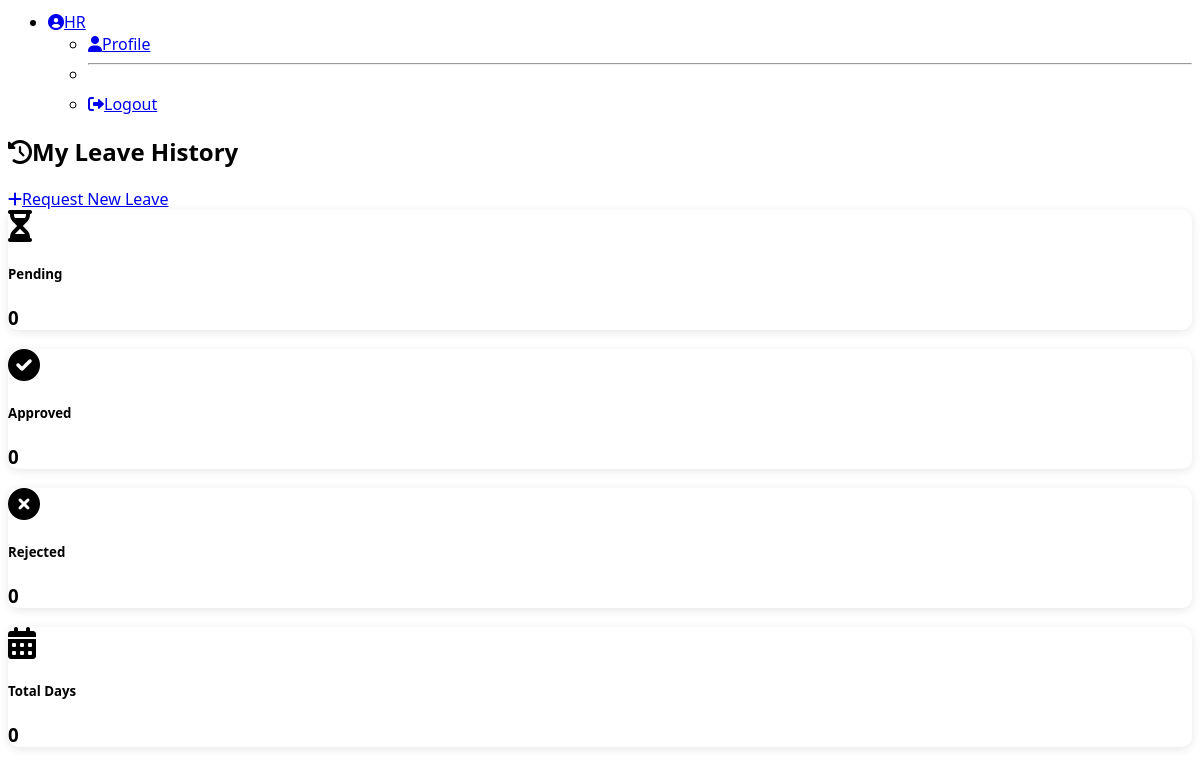
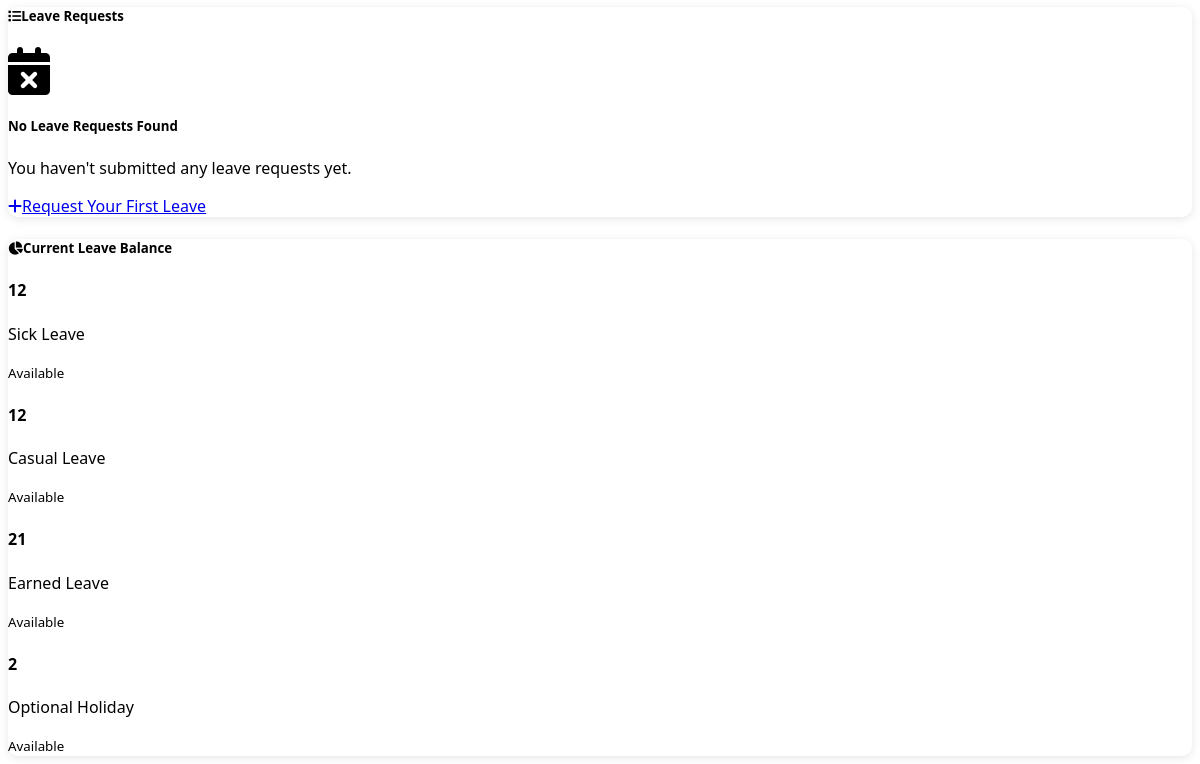
The page /employee/leave/history (signed in, lower part) on the database as committed earlier (2 pictures, top to bottom).
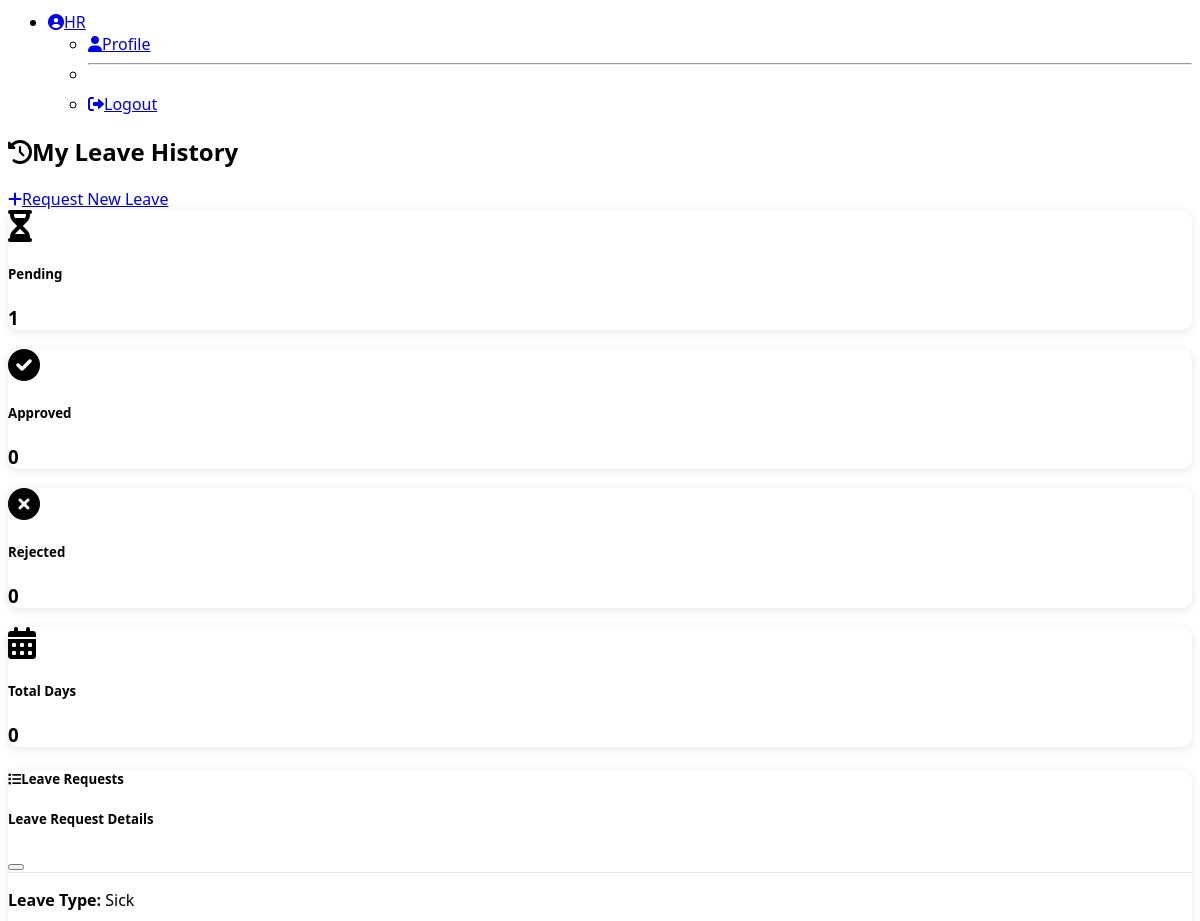
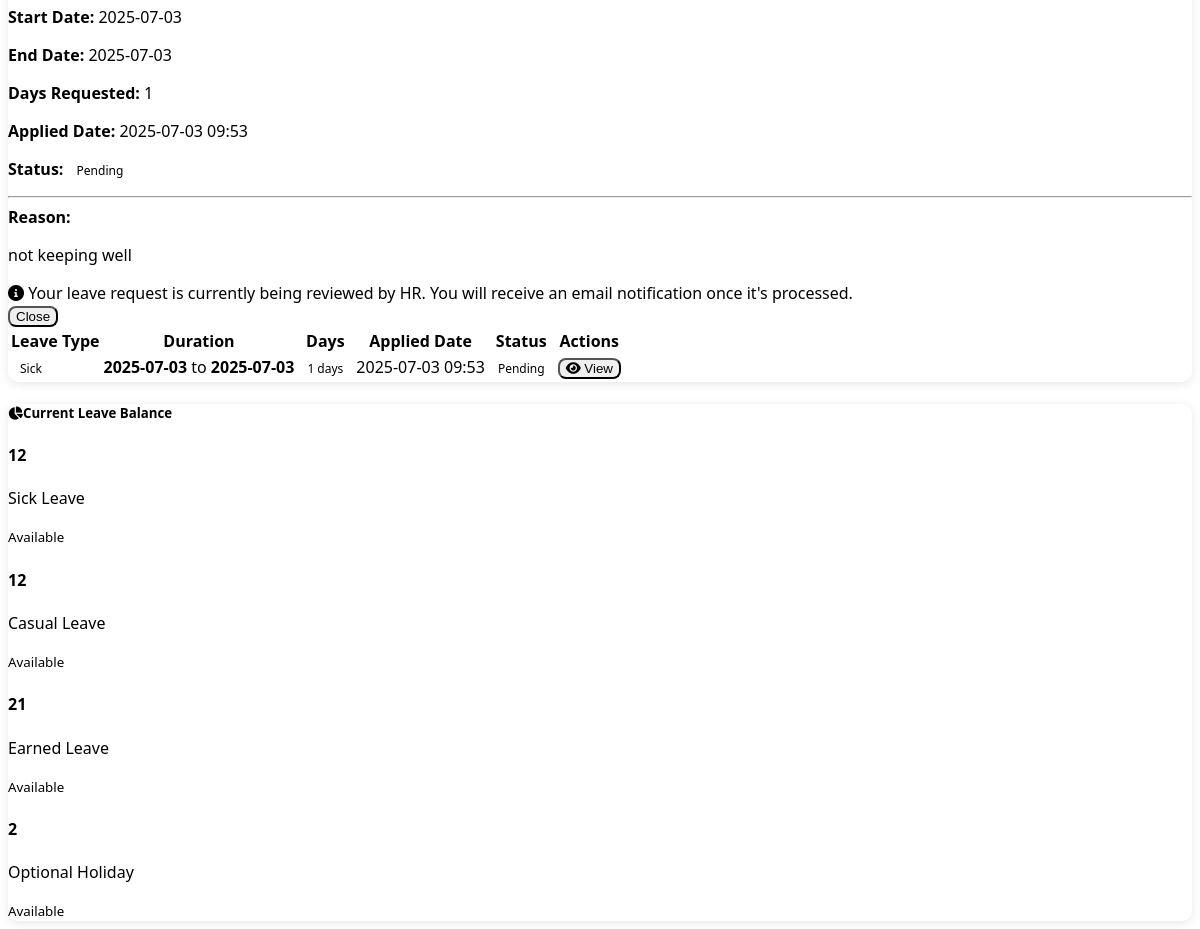
The same page on the database as committed later (2 pictures, top to bottom).
### models.py (models this page shows)
class LeaveRequest(db.Model):
    __tablename__ = 'leave_requests'
    id = db.Column(db.Integer, primary_key=True)
    user_id = db.Column(db.Integer, db.ForeignKey('users.id'), nullable=False)
    leave_type = db.Column(db.String(20), nullable=False)  # sick/casual/earned/optional
    start_date = db.Column(db.Date, nullable=False)
    end_date = db.Column(db.Date, nullable=False)
    days_requested = db.Column(db.Integer, nullable=False)
    reason = db.Column(db.Text, nullable=False)
    status = db.Column(db.String(20), default='pending')  # pending/approved/rejected
    applied_date = db.Column(db.DateTime, default=datetime.utcnow)
    reviewed_date = db.Column(db.DateTime)
    reviewed_by = db.Column(db.Integer, db.ForeignKey('users.id'))
    admin_comments = db.Column(db.Text)

### routes/employee.py (the view)
@employee_bp.route('/leave/history')
@login_required
def leave_history():
    leave_requests = LeaveRequest.query.filter_by(
        user_id=current_user.id
    ).order_by(LeaveRequest.applied_date.desc()).all()
    return render_template('employee/leave_history.html', leave_requests=leave_requests)

### app.py (called while the page is built)
@login_manager.user_loader
def load_user(user_id):
    from models import User
    return User.query.get(int(user_id))

### models.py (called while the page is built)
    @property
    def is_active(self):
        return self.active

    @property
    def can_manage_employees(self):
        return self.role in ['admin', 'hr']

    def get_leave_balance(self, leave_type):
        annual_allocation = {
            'sick': 12,
            'casual': 12,
            'earned': 21,
            'optional': 2
        }
        used_leaves = db.session.query(func.sum(LeaveRequest.days_requested)).filter(
            LeaveRequest.user_id == self.id,
            LeaveRequest.leave_type == leave_type,
            LeaveRequest.status == 'approved',
            func.extract('year', LeaveRequest.start_date) == datetime.now().year
        ).scalar() or 0
        return annual_allocation.get(leave_type, 0) - used_leaves

### templates/employee/leave_history.html (shortened to what the changed rows need)
{% extends "base.html" %}
{% block content %}
<div class="container">
    <div class="d-flex justify-content-between align-items-center mb-4">
        <h2><i class="fas fa-history me-2"></i>My Leave History</h2>
    </div>
    <div class="row mb-4">
        <div class="col-md-3">
            <div class="card bg-warning text-white">
                <div class="card-body">
                    <div class="d-flex align-items-center">
                        <div>
                            <h5 class="card-title mb-0">Pending</h5>
                            <h3 class="mb-0">{{ leave_requests|selectattr('status', 'equalto', 'pending')|list|length }}</h3>
                        </div>
                    </div>
                </div>
            </div>
        </div>
    </div>
    <div class="card">
        <div class="card-body">
            {% if leave_requests %}
                <div class="table-responsive">
                    <table class="table table-hover">
                        <thead>
                            <tr>
                                <th>Leave Type</th>
                                <th>Duration</th>
                                <th>Days</th>
                                <th>Applied Date</th>
                                <th>Status</th>
                                <th>Actions</th>
                            </tr>
                        </thead>
                        <tbody>
                            {% for leave_request in leave_requests %}
                            <tr>
                                <td>
                                    <span class="badge bg-secondary">{{ leave_request.leave_type|title }}</span>
                                </td>
                                <td>
                                    <strong>{{ leave_request.start_date.strftime('%Y-%m-%d') }}</strong> to
                                    <strong>{{ leave_request.end_date.strftime('%Y-%m-%d') }}</strong>
                                </td>
                                <td>
                                    <span class="badge bg-light text-dark">{{ leave_request.days_requested }} days</span>
                                </td>
                                <td>{{ leave_request.applied_date.strftime('%Y-%m-%d %H:%M') }}</td>
                                <td>
                                    <span class="badge bg-{{ 'warning' if leave_request.status == 'pending' else 'success' if leave_request.status == 'approved' else 'danger' }}">
                                        {{ leave_request.status|title }}
                                    </span>
                                </td>
                                <td>
                                    <button class="btn btn-sm btn-outline-info"
                                            data-bs-toggle="modal"
                                            data-bs-target="#leaveModal{{ leave_request.id }}">
                                        <i class="fas fa-eye"></i> View
                                    </button>
                                </td>
                            </tr>
                            <div class="modal fade" id="leaveModal{{ leave_request.id }}" tabindex="-1">
                                <div class="modal-dialog modal-lg">
                                    <div class="modal-content">
                                        <div class="modal-header">
                                            <h5 class="modal-title">Leave Request Details</h5>
                                            <button type="button" class="btn-close" data-bs-dismiss="modal"></button>
                                        </div>
                                        <div class="modal-body">
                                            <div class="row">
                                                <div class="col-md-6">
                                                    <p><strong>Leave Type:</strong> {{ leave_request.leave_type|title }}</p>
                                                    <p><strong>Start Date:</strong> {{ leave_request.start_date.strftime('%Y-%m-%d') }}</p>
                                                    <p><strong>End Date:</strong> {{ leave_request.end_date.strftime('%Y-%m-%d') }}</p>
                                                    <p><strong>Days Requested:</strong> {{ leave_request.days_requested }}</p>
                                                </div>
                                                <div class="col-md-6">
                                                    <p><strong>Applied Date:</strong> {{ leave_request.applied_date.strftime('%Y-%m-%d %H:%M') }}</p>
                                                    <p><strong>Status:</strong>
                                                        <span class="badge bg-{{ 'warning' if leave_request.status == 'pending' else 'success' if leave_request.status == 'approved' else 'danger' }}">
                                                            {{ leave_request.status|title }}
                                                        </span>
                                                    </p>
                                                </div>
                                            </div>
                                            <hr>
                                            <div class="mb-3">
                                                <strong>Reason:</strong>
                                                <p class="mt-2">{{ leave_request.reason }}</p>
                                            </div>
                                            {% if leave_request.status == 'pending' %}
                                            <div class="alert alert-info">
                                                <i class="fas fa-info-circle me-2"></i>
                                                Your leave request is currently being reviewed by HR. You will receive an email notification once it's processed.
                                            </div>
                                            {% endif %}
                                        </div>
                                        <div class="modal-footer">
                                            <button type="button" class="btn btn-secondary" data-bs-dismiss="modal">Close</button>
                                        </div>
                                    </div>
                                </div>
                            </div>
                            {% endfor %}
                        </tbody>
                    </table>
                </div>
            {% else %}
                <div class="text-center py-5">
                    <i class="fas fa-calendar-times fa-3x text-muted mb-3"></i>
                    <h5>No Leave Requests Found</h5>
                    <p class="text-muted">You haven't submitted any leave requests yet.</p>
                    <a href="{{ url_for('employee.leave_request') }}" class="btn btn-primary">
                        <i class="fas fa-plus me-2"></i>Request Your First Leave
                    </a>
                </div>
            {% endif %}
        </div>
    </div>
</div>
{% endblock %}

Rows that differ between the two databases and show on the page:
added LeaveRequest: leave_type "Sick", start_date "2025-07-03", end_date "2025-07-03", days_requested "1", applied_date "2025-07-03 09:53", status "Pending", reason "not keeping well", shows "Your leave request is currently being reviewed by HR. You will receive an email notification once it's processed."
Other text that changed with them:
{{ leave_requests|selectattr('status', 'equalto', 'pending')|list|length }}: "0" → "1"
text no longer shown: "No Leave Requests Found You haven't submitted any leave requests yet. Request Your First Leave"
text now shown: "Leave Type Duration Days Applied Date Status Actions"
